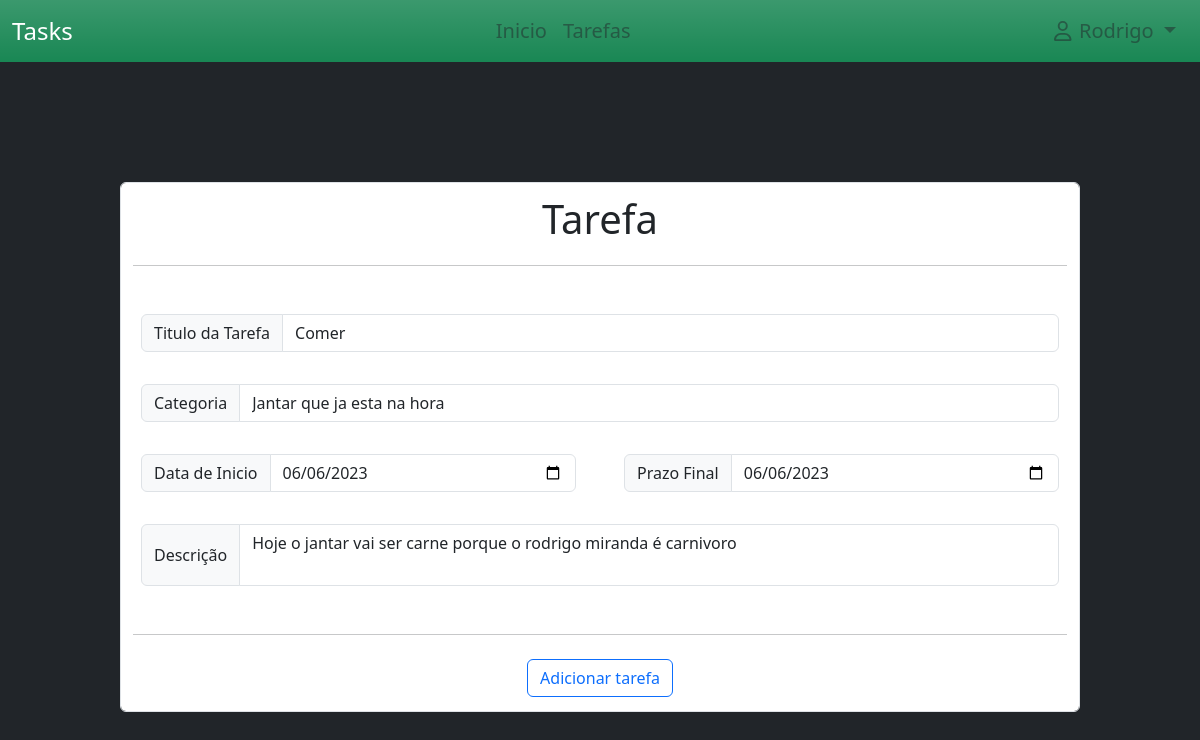
The page /update_task/10 (signed in) on the database as committed earlier.
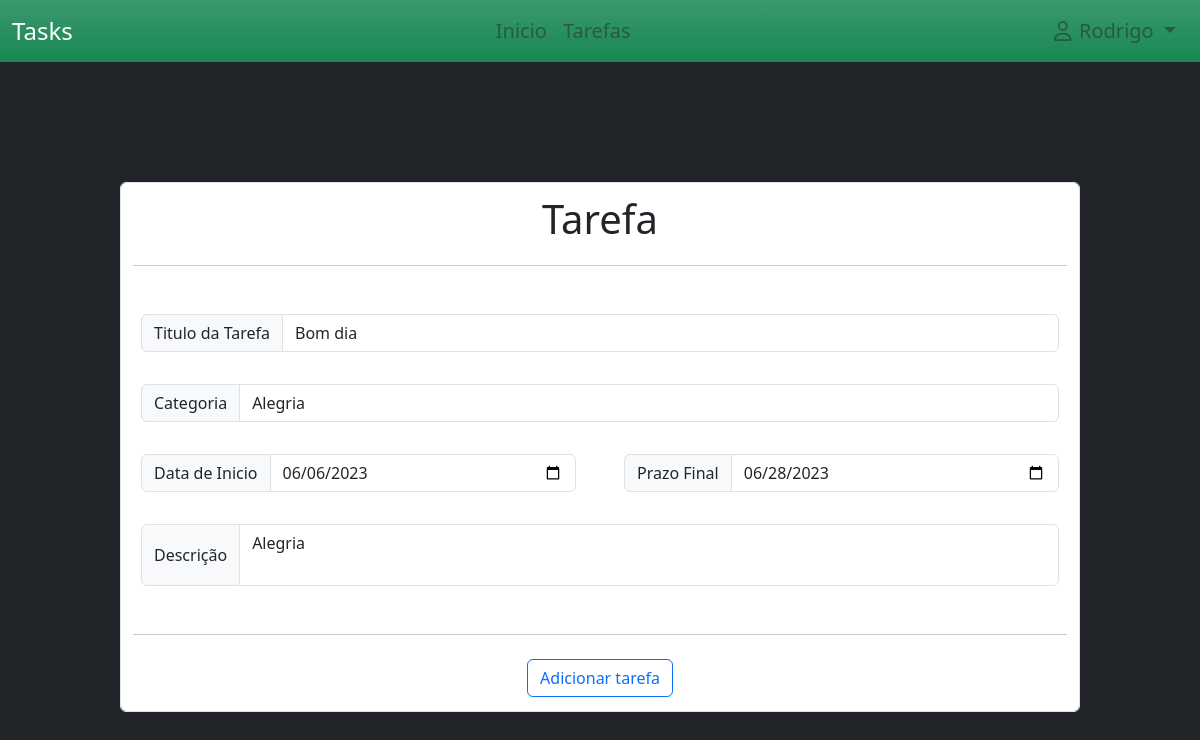
The same page on the database as committed later.
### project/models.py (models this page shows)
class Task(db.Model):
    date_time = datetime.now()
    id = db.Column(db.Integer(), primary_key=True)
    title=db.Column(db.String(200),nullable=False)
    desc = db.Column(db.String(100), nullable=False)
    category = db.Column(db.String(100), nullable = False)
    state = db.Column(db.Boolean(), default=False)
    date_start = db.Column(db.String(), default=date_time.strftime("%Y-%m-%d"))
    date_end = db.Column(db.String())
    id_user = db.Column(db.Integer(), db.ForeignKey('user.id'), nullable=True)

### project/routes.py (the view, shortened to what this page needs)
@app.route("/update_task/<task_id>", methods=['GET', 'POST'])
def update_task(task_id):
    dia = datetime.now()
    task = Task.query.get(task_id)
    return render_template('update_tarefas.html', tasks=task, dia=dia)

### project/models.py (called while the page is built)
@login_manager.user_loader
def load_user(user_id):
    return User.query.get(int(user_id))

### project/templates/update_tarefas.html (shortened to what this page needs)
{% extends './layout/base.html' %}
{% block content %}
    <div style="margin-left: 10%; margin-right: 10%; margin-top: 10%;">
        <form action="{{ url_for('update_task', task_id=tasks.id) }}" class="form-control" method="post">
            <fieldset>
                <legend class="text-center pb-2 fs-1">Tarefa</legend>
                <hr>
                <div class="py-4">
                    <div class="input-group mb-3 p-2">
                        <span class="input-group-text">Titulo da Tarefa</span>
                        <input type="text" class="form-control" id="idEditTaskTitle" name="idEditTaskTitle" value="{{ tasks.title }}">
                    </div>
                    <div class="input-group mb-3 p-2">
                        <span class="input-group-text">Categoria</span>
                        <input type="text" class="form-control" id="idEditCategoria" name="idEditCategoria" value="{{ tasks.category }}">
                    </div>
                    <div class="row gx-5 p-2">
                        <div class="input-group mb-3 col">
                            <span class="input-group-text">Data de Inicio</span>
                            <input type="date" id="idEditTaskDateStart" class="form-control" value="{{ tasks.date_start }}" name="idEditTaskDateStart">
                        </div>
                        <div class="input-group mb-3 col">
                            <span class="input-group-text">Prazo Final</span>
                            <input type="date" id="idEditTaskDateEnd" class="form-control" min="{{ dia.strftime('%Y-%m-%d') }}" value="{{ tasks.date_end }}" name="idEditTaskDateEnd">
                        </div>
                    </div>
                    <div class="input-group p-2">
                        <span class="input-group-text">Descrição</span>
                        <textarea id="idEditTaskDescription" class="form-control" style="resize: none;" name="idEditTaskDescription">{{ tasks.desc }}</textarea>
                    </div>
                </div>
                <hr>
                <div class="text-center">
                    <input type="submit" value="Adicionar tarefa" class="btn btn-outline-primary m-2">
                </div>
            </fieldset>
        </form>
    </div>
{% endblock %}

Rows that differ between the two databases and show on the page:
changed Task: idEditTaskTitle "Comer" → "Bom dia"; idEditCategoria "Jantar que ja esta na hora" → "Alegria"; idEditTaskDateEnd "06/06/2023" → "06/28/2023"; idEditTaskDescription "Hoje o jantar vai ser carne porque o rodrigo miranda é carnivoro" → "Alegria"
